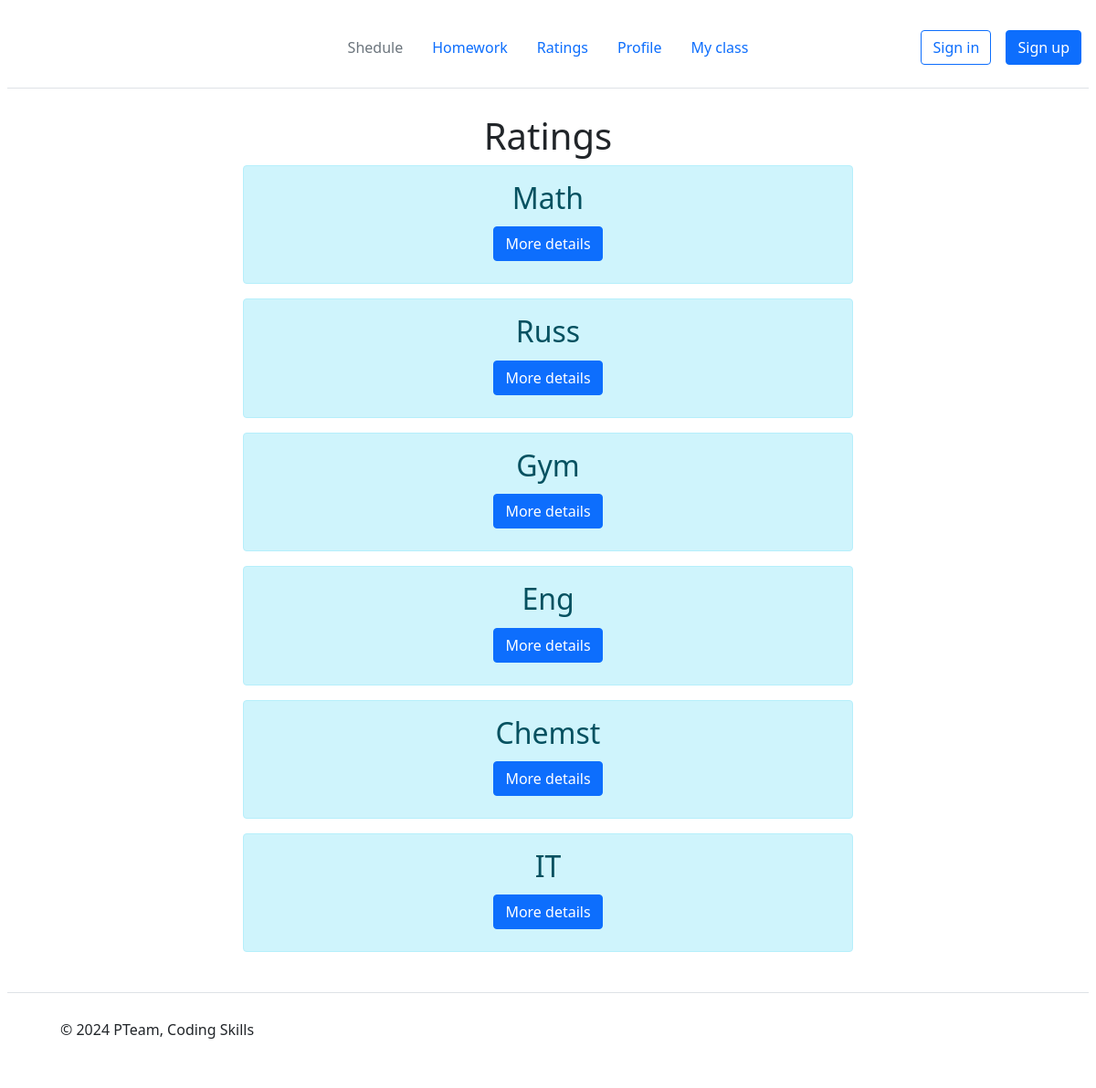
The page /ratings/1 on the database its author committed.
### models.py (models this page shows)
class Subjects(db.Model):
    subject_id = db.Column(db.Integer, primary_key=True)
    subject_name = db.Column(db.String(30), nullable=False)

### main.py (the view)
@login_required
@app.route('/ratings/<int:user_id>')  # оценки
def ratings(user_id):
    user = Users.query.filter_by(user_id=user_id).first()
    if not user:
        return render_template('notification.html', message=MESSAGE_LIST[5633], message_id=5633, url=f'/',
                               text='To main')
    all_subjects = Subjects.query.all()
    return render_template('ratings.html', user_id=user_id, all_subjects=all_subjects)

### templates/ratings.html
{%extends "base.html"%}
{%block body%}
<div class="prof-container">
    <div class="container">
        <h1>Ratings</h1>
        {% for subject in all_subjects %}
        <div class="alert alert-info">
            <h2>{{subject.subject_name}}</h2>
            <div>
                <a href="/ratings/{{subject.subject_id}}/{{user_id}}" class="btn btn-primary">More details</a>
            </div>
        </div>
        {% endfor %}
    </div>
</div>
{%endblock%}

### static/style.css (style rules this page uses)
* { margin: 4px; }
.container { text-align: center; }
.prof-container { display: flex; width: 700px; margin: auto; justify-content: space-between; }

### rows shown on the page
Subjects: subject_name "Math"
Subjects: subject_name "Russ"
Subjects: subject_name "Gym"
Subjects: subject_name "Eng"
Subjects: subject_name "Chemst"
Subjects: subject_name "IT"
